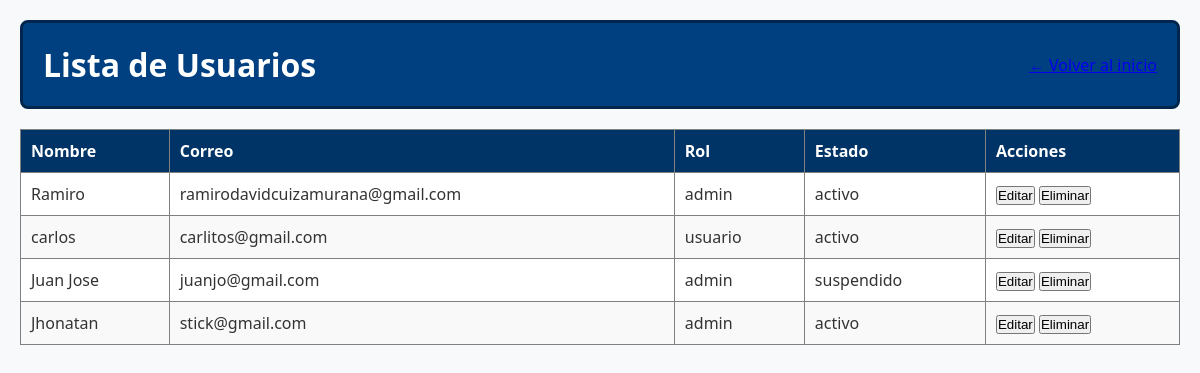
The page /listar_usuarios.php (signed in) on the database its author committed.
### tables this page shows
CREATE TABLE `usuarios` (
  `id` int(11) NOT NULL,
  `nombre` varchar(250) NOT NULL,
  `correo` varchar(100) NOT NULL,
  `password` varchar(255) NOT NULL,
  `rol` enum('admin','usuario') NOT NULL,
  `estado` enum('activo','suspendido') DEFAULT 'activo'
);

### listar_usuarios.php (the view, shortened to what this page needs)
<?php
require_once 'conexion.php';
$sql = "SELECT id, nombre, correo, rol, estado FROM usuarios";
$resultado = $con->query($sql);
?>
<!DOCTYPE html>
<html lang="es">
<head>
    <link rel="stylesheet" href="estilos.css">
</head>
<body>
    <header>
        <h1>Lista de Usuarios</h1>
        <a href="index.php">← Volver al inicio</a>
    </header>
    <main>
        <table border="1">
            <thead>
                <tr>
                    <th>Nombre</th>
                    <th>Correo</th>
                    <th>Rol</th>
                    <th>Estado</th>
                    <th>Acciones</th>
                </tr>
            </thead>
            <tbody>
                <?php while($fila = $resultado->fetch_assoc()): ?>
                    <tr>
                        <td><?php echo htmlspecialchars($fila['nombre']); ?></td>
                        <td><?php echo htmlspecialchars($fila['correo']); ?></td>
                        <td><?php echo htmlspecialchars($fila['rol']); ?></td>
                        <td><?php echo htmlspecialchars($fila['estado']); ?></td>
                        <td>
                            <button onclick="editarUsuario(<?php echo $fila['id']; ?>)">Editar</button>
                            <button onclick="eliminarUsuario(<?php echo $fila['id']; ?>)">Eliminar</button>
                        </td>
                    </tr>
                <?php endwhile; ?>
            </tbody>
        </table>
    </main>
</body>
</html>

### estilos.css (style rules this page uses)
* { box-sizing: border-box; margin: 0; padding: 0; }
body { font-family: Arial, sans-serif; background-color: #f2f4f7; padding: 20px; }
table { width: 100%; border-collapse: collapse; margin-top: 10px; }
th { background-color: #003366; color: white; padding: 10px; text-align: left; }
td { padding: 10px; }
tr:nth-child(even) { background-color: #f9f9f9; }
tr:nth-child(odd) { background-color: #ffffff; }
body { font-family: 'Segoe UI', sans-serif; background-color: #f8f9fa; color: #333; padding: 20px; }
header { background-color: #004080; color: white; display: flex; justify-content: space-between; align-items: center; padding: 20px; border: 3px solid #00264d; border-radius: 8px; margin-bottom: 20px; }

### rows shown on the page
usuarios: nombre "Ramiro", correo "ramirodavidcuizamurana@gmail.com", rol "admin", estado "activo"
usuarios: nombre "carlos", correo "carlitos@gmail.com", rol "usuario", estado "activo"
usuarios: nombre "Juan Jose", correo "juanjo@gmail.com", rol "admin", estado "suspendido"
usuarios: nombre "Jhonatan", correo "stick@gmail.com", rol "admin", estado "activo"
